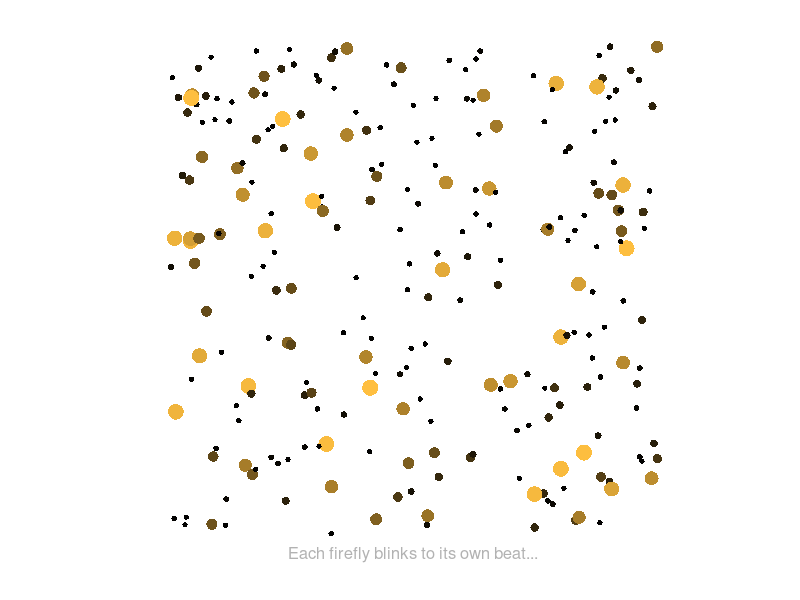

MATLAB code for this plot: (Note: this script raises an error after producing the figure.)
%% SYNC PART 2: A Field of Fireflies (nature's light show)
%
% Along riverbanks in Southeast Asia, thousands of fireflies gather in
% the trees at night - and flash in PERFECT UNISON. The whole forest
% pulses on and off like a single giant heartbeat. Early explorers did
% not believe the reports; surely it was their eyes blinking!
%
% No leader tells them when to flash. Each firefly just follows one
% simple rule: "when I see my neighbors flash, nudge my own rhythm to
% flash a little sooner next time." From that tiny rule, shared by
% everyone, unison emerges all by itself. This is SELF-ORGANIZATION.
%
% Here is a field of fireflies, each starting on its own beat. Watch
% order appear out of the twinkling chaos.

clear; close all; clc;

% ---- Things to play with ----
N         = 260;   % how many fireflies
K         = 1.5;   % how strongly each firefly reacts to the others
playSpeed = 1.0;   % 0.5 = slow motion, 1 = normal

rng(4);
P     = rand(N, 2);                     % random positions in the field
omega = 2*pi*(0.9 + 0.2*rand(1, N));    % each firefly's own natural rhythm
theta = 2*pi*rand(1, N);                % each one starts at a random point
dt    = 0.03;

amber  = [1 0.75 0.25];
bright = exp(3*(cos(theta) - 1));       % 1 at the flash, ~0 in between

% ---- Set up the night sky ----
fig = figure('Name', 'A Field of Fireflies', 'Color', 'k', 'Position', [120 90 760 640]);
ax  = axes('Parent', fig, 'Color', 'k'); hold(ax, 'on');
axis(ax, [0 1 0 1]); axis(ax, 'square');
set(ax, 'XColor', 'none', 'YColor', 'none');

h = scatter(ax, P(:,1), P(:,2), 15 + 120*bright, repmat(amber, N, 1).*bright(:), 'filled');
meter     = text(ax, 0.5,  1.03, 'Unison: 0%', 'Color', 'w', ...
                 'FontSize', 14, 'HorizontalAlignment', 'center');
statusTxt = text(ax, 0.5, -0.04, 'Each firefly blinks to its own beat...', ...
                 'Color', [0.7 0.7 0.7], 'FontSize', 12, 'HorizontalAlignment', 'center');

% ---- Let them watch each other and flash (paced by a real clock) ----
maxFrames = 2500;
syncedFor = 0;
clock0 = tic;
for k = 1:maxFrames
    [r, psi] = orderParameter(theta);
    theta    = theta + dt*(omega + K*r*sin(psi - theta));

    bright = exp(3*(cos(theta) - 1));
    set(h, 'SizeData', 15 + 120*bright, 'CData', repmat(amber, N, 1).*bright(:));
    set(meter, 'String', sprintf('Unison: %d%%', round(100*r)));

    if r > 0.5 && r < 0.95
        set(statusTxt, 'String', 'Waves of fireflies begin to agree...', ...
            'Color', [1 0.9 0.4]);
    elseif r >= 0.95
        set(statusTxt, 'String', 'The whole field flashes as ONE!', ...
            'Color', [0.4 1 0.5]);
        syncedFor = syncedFor + 1;
    end

    drawnow limitrate;
    if syncedFor > round(3/dt)      % linger ~3 s after they sync, then stop
        break;
    end
    while toc(clock0) < k*dt/playSpeed
        pause(0.001);
    end
end

% ---- THINGS TO TRY ----
% 1. Set K = 0. With no reacting to each other, the fireflies blink
%    randomly forever - no unison ever appears.
% 2. Widen the spread of natural rhythms (change 0.2 to 0.6 in omega).
%    More disagreement to overcome - sync takes longer, or fails.
% 3. Real fireflies only see the ones NEARBY, not the whole field.
%    Challenge: use the positions in P to couple each firefly only to
%    its close neighbors. You will see waves of light sweep across the
%    field before full unison - even more beautiful.
% 4. Same idea as the pacemaker cells in your heart, which flash (fire)
%    together to make it beat. We will meet them in synch5.
